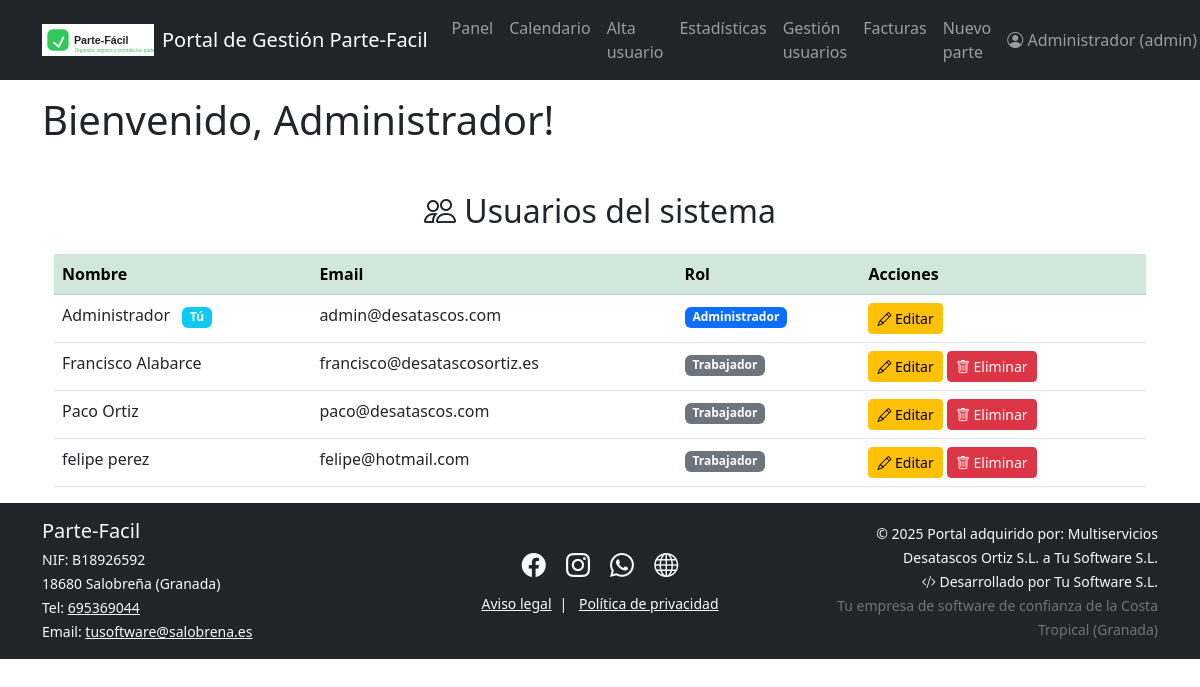
/admin/usuarios (signed in), run on an earlier commit of the app's database.
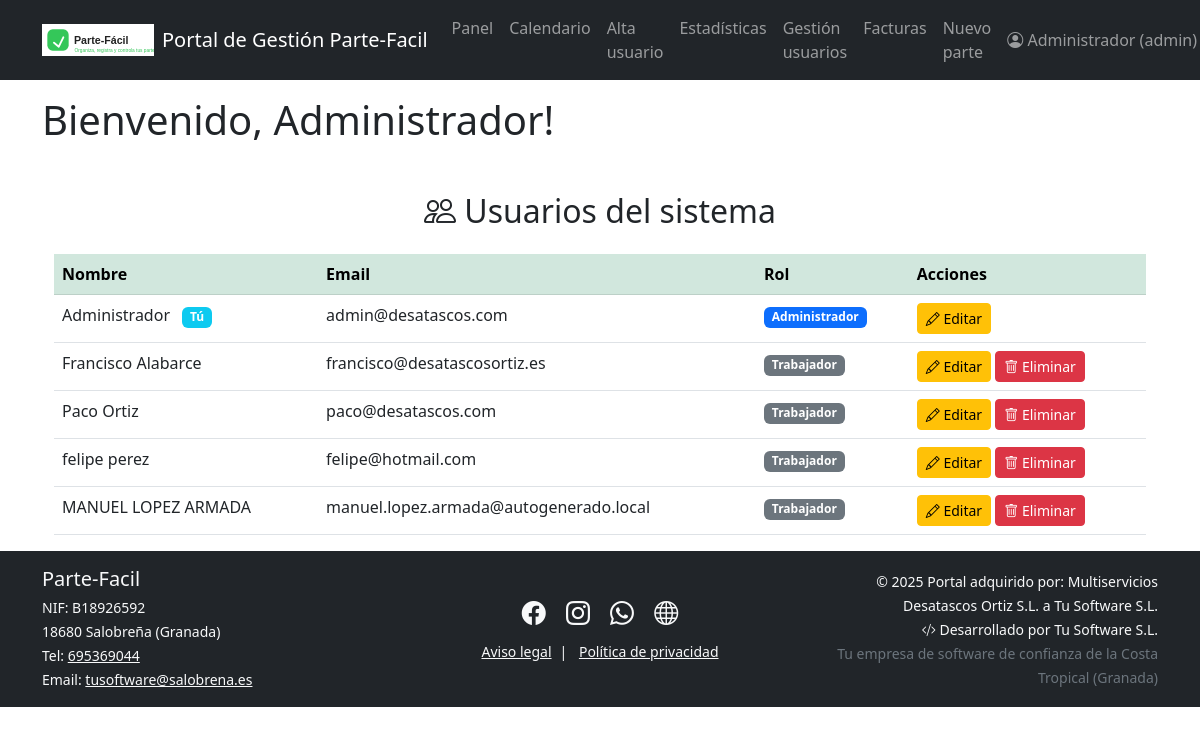
And on a later commit of the database.
### models.py (models this page shows)
class Usuario(UserMixin, db.Model):
    id = db.Column(db.Integer, primary_key=True)
    nombre = db.Column(db.String(50), nullable=False)
    email = db.Column(db.String(120), unique=True, nullable=False)
    contraseña = db.Column(db.String(200), nullable=False)
    rol = db.Column(db.String(20), nullable=False, default="trabajador")  # admin/trabajador
    trabajos = db.relationship('Trabajo', backref='trabajador', lazy=True)

### blueprints/usuarios.py (the view)
@usuarios_bp.route('/admin/usuarios')
@login_required
def listado_usuarios():
    if current_user.rol != "admin":
        flash("Solo los administradores pueden acceder aquí.")
        return redirect(url_for('dashboard.dashboard'))
    usuarios = Usuario.query.all()
    return render_template('listado_usuarios.html', usuarios=usuarios)

### app.py (called while the page is built)
@login_manager.user_loader
def load_user(user_id):
    from models import Usuario
    return Usuario.query.get(int(user_id))

@app.context_processor
def inject_now():
    from datetime import datetime
    return {'now': datetime.now()}

### templates/listado_usuarios.html (shortened to what this page needs)
{% extends "base.html" %}
{% block content %}
<div class="container mt-5">
  <h2 class="mb-4 text-center"><i class="bi bi-people"></i> Usuarios del sistema</h2>
  <table class="table table-hover">
    <thead class="table-success">
      <tr>
        <th>Nombre</th>
        <th>Email</th>
        <th>Rol</th>
        <th>Acciones</th>
      </tr>
    </thead>
    <tbody>
      {% for u in usuarios %}
      <tr>
        <td>
          {{ u.nombre }}
          {% if u.id == current_user.id %}
            <span class="badge bg-info ms-2">Tú</span>
          {% endif %}
        </td>
        <td>{{ u.email }}</td>
        <td>
          {% if u.rol == "admin" %}
            <span class="badge bg-primary">Administrador</span>
          {% else %}
            <span class="badge bg-secondary">Trabajador</span>
          {% endif %}
        </td>
        <td>
          <a href="{{ url_for('usuarios.editar_usuario',  user_id=u.id) }}" class="btn btn-sm btn-warning">
            <i class="bi bi-pencil"></i> Editar
          </a>
          {% if u.id != current_user.id %}
          <form action="{{ url_for('usuarios.borrar_usuario', user_id=u.id) }}" method="post" style="display:inline-block;" onsubmit="return confirm('¿Seguro que quieres eliminar este usuario?');">
            <button class="btn btn-danger btn-sm" type="submit">
              <i class="bi bi-trash"></i> Eliminar
            </button>
          </form>
          {% endif %}
        </td>
      </tr>
      {% endfor %}
    </tbody>
  </table>
</div>
{% endblock %}

### templates/base.html (shortened to what this page needs)
<!DOCTYPE html>
<html lang="es">
<head>
    <link href="https://cdn.jsdelivr.net/npm/bootstrap@5.3.0/dist/css/bootstrap.min.css" rel="stylesheet">
    <link rel="stylesheet" href="https://cdn.jsdelivr.net/npm/bootstrap-icons@1.11.1/font/bootstrap-icons.css">
</head>
<body>
    {% include 'navbar.html' %}
    {% if current_user.is_authenticated %}
        <div class="container mt-3">
            <h1>Bienvenido, {{ current_user.nombre }}!</h1>
        </div>
    {% else %}
        <div class="container mt-3">
            <h1>Bienvenido a Parte-Fácil</h1>
            <p>Por favor, inicia sesión para acceder a tu panel de trabajo.</p>
        </div>
    {% endif %}
    <div class="container">
        {% block content %}{% endblock %}
    </div>
    {% include 'footer.html' %}
</body>
</html>

### templates/navbar.html (shortened to what this page needs)
<nav class="navbar navbar-expand-lg navbar-dark bg-dark">
  <div class="container">
    <a class="navbar-brand d-flex align-items-center gap-2" href="{{ url_for('main.empresa') }}">
      <img src="{{ url_for('static', filename='images/logo.svg') }}" alt="Logo" height="32" style="vertical-align: middle;">
      <span>Portal de Gestión Parte-Facil</span>
    </a>
    <div class="collapse navbar-collapse" id="navbarNav">
      {% if current_user.is_authenticated %}
        <ul class="navbar-nav me-auto mb-2 mb-lg-0">
          <li class="nav-item">
            <a class="nav-link" href="{{url_for('dashboard.dashboard') }}">Panel</a>
          </li>
          <li class="nav-item">
            <a class="nav-link" href="{{ url_for('dashboard.calendar') }}">Calendario</a>
          </li>
          {% if current_user.rol == 'admin' %}
            <li class="nav-item">
              <a class="nav-link" href="{{ url_for('usuarios.alta_trabajador') }}">Alta usuario</a>
            </li>
            <li class="nav-item">
              <a class="nav-link" href="{{ url_for('dashboard.admin_dashboard') }}">Estadísticas</a>
            <li class="nav-item">
              <a class="nav-link" href="{{ url_for('usuarios.listado_usuarios') }}">Gestión usuarios</a>
            </li>
            <li>
              <a class="nav-link" href="{{ url_for('facturas.listado_facturas') }}">Facturas</a>
            </li>
          {% endif %}
          <li class="nav-item">
            <a class="nav-link" href="{{ url_for('trabajos.add_work') }}">Nuevo parte</a>
          </li>
        </ul>
        <ul class="navbar-nav ms-auto mb-2 mb-lg-0">
          <li class="nav-item dropdown">
            <a class="nav-link dropdown-toggle" href="#" id="navbarUserDropdown" role="button" data-bs-toggle="dropdown" aria-expanded="false">
              <i class="bi bi-person-circle"></i> {{ current_user.nombre }} ({{ current_user.rol }})
            </a>
          </li>
        </ul>
      {% else %}
        <ul class="navbar-nav ms-auto">
          <li class="nav-item">
            <a class="nav-link" href="{{ url_for('auth.login') }}">Acceso empleados</a>
          </li>
        </ul>
      {% endif %}
    </div>
  </div>
</nav>

### templates/footer.html
<footer class="footer mt-auto py-3 bg-dark text-light">
  <div class="container">
    <div class="row align-items-center">
      <div class="col-md-4 text-md-start text-center mb-2 mb-md-0">
        <h5 class="mb-1">Parte-Facil</h5>
        <small>
          NIF: B18926592<br>
          18680 Salobreña (Granada)<br>
          Tel: <a href="tel:+34958123456" class="text-light text-decoration-underline">695369044</a><br>
          Email: <a href="mailto:info@salobrena.es" class="text-light text-decoration-underline">tusoftware@salobrena.es</a>
        </small>
      </div>
      <div class="col-md-4 text-center mb-2 mb-md-0">
        <div>
          <a href="#" class="text-light me-3" title="Facebook"><i class="bi bi-facebook fs-4"></i></a>
          <a href="#" class="text-light me-3" title="Instagram"><i class="bi bi-instagram fs-4"></i></a>
          <a href="#" class="text-light me-3" title="WhatsApp"><i class="bi bi-whatsapp fs-4"></i></a>
          <a href="#" class="text-light" title="Web"><i class="bi bi-globe fs-4"></i></a>
        </div>
        <div class="mt-2">
          <small>
            <a href="#" class="text-light text-decoration-underline me-2">Aviso legal</a>|
            <a href="#" class="text-light text-decoration-underline ms-2">Política de privacidad</a>
          </small>
        </div>
      </div>
      <div class="col-md-4 text-md-end text-center">
        <small>
          &copy; {{ now.year }} Portal adquirido por: Multiservicios Desatascos Ortiz S.L. a Tu Software S.L.<br>
          <i class="bi bi-code-slash"></i> Desarrollado por Tu Software S.L.</a><br>
          <span class="text-secondary">Tu empresa de software de confianza de la Costa Tropical (Granada)</span>
        </small>
      </div>
    </div>
  </div>
</footer>
<link rel="stylesheet" href="https://cdn.jsdelivr.net/npm/bootstrap-icons@1.11.3/font/bootstrap-icons.min.css">

What changed in the data, as far as the page shows it:
added Usuario: nombre "MANUEL LOPEZ ARMADA", email "manuel.lopez.armada@autogenerado.local", rol "Trabajador"
